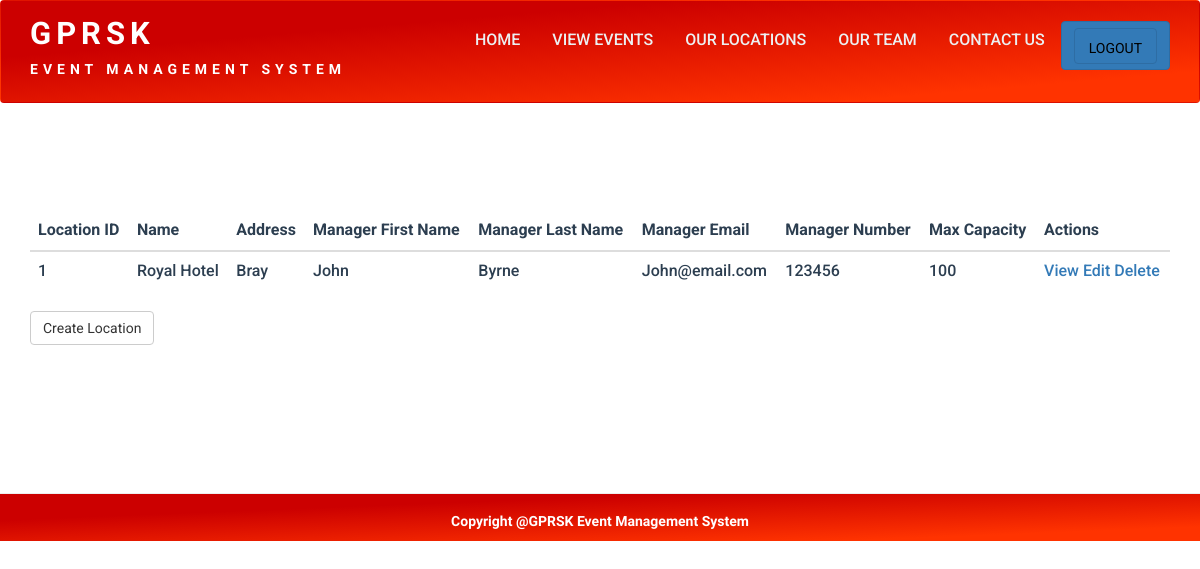
The page /viewLocations.php (signed in) on the database its author committed.
### tables this page shows
CREATE TABLE `locations` (
  `LocationID` int(11) NOT NULL,
  `Name` varchar(255) NOT NULL,
  `Address` varchar(255) NOT NULL,
  `ManagerFName` varchar(255) NOT NULL,
  `ManagerLName` varchar(255) NOT NULL,
  `ManagerEmail` varchar(255) NOT NULL,
  `ManagerNumber` int(11) NOT NULL,
  `MaxCapacity` int(11) NOT NULL
);

### classes/LocationTableGateway.php (called while the page is built, shortened)
<?php
class LocationTableGateway {
    private $connect;
    public function __construct($c) {
        $this->connect = $c;
    }
    public function getLocations() {
        $sqlQuery = "SELECT * FROM locations";
        $statement = $this->connect->prepare($sqlQuery);
        $status = $statement->execute();
        return $statement;
    }
}

### viewLocations.php (the view, shortened to what this page needs)
<?php
require_once 'classes/LocationTableGateway.php';
$connection = Connection::getInstance();
$gateway = new LocationTableGateway($connection);
$statement = $gateway->getLocations();
?>
<!DOCTYPE html>
<html>
    <head>
        <?php require 'utils/styles.php'; ?>
    </head>
    <body>
        <?php require 'utils/header.php'; ?>
        <div class = "content">
            <div class = "container" style="margin-top:9%;">
                <table class ="table table-hover">
                    <thead>
                        <tr>
                            <th>Location ID</th>
                            <th>Name</th>
                            <th>Address</th>
                            <th>Manager First Name</th>
                            <th>Manager Last Name</th>
                            <th>Manager Email</th>
                            <th>Manager Number</th>
                            <th>Max Capacity</th>
                            <th>Actions</th>
                        </tr>
                    </thead>
                    <tbody>
                        <?php
                        $row = $statement->fetch(PDO::FETCH_ASSOC);
                        while ($row) {
                            echo '<tr>';
                            echo '<td>' . $row['LocationID'] . '</td>';
                            echo '<td>' . $row['Name'] . '</td>';
                            echo '<td>' . $row['Address'] . '</td>';
                            echo '<td>' . $row['ManagerFName'] . '</td>';
                            echo '<td>' . $row['ManagerLName'] . '</td>';
                            echo '<td>' . $row['ManagerEmail'] . '</td>';
                            echo '<td>' . $row['ManagerNumber'] . '</td>';
                            echo '<td>' . $row['MaxCapacity'] . '</td>';
                            echo '<td>'
                            . '<a href="viewLocation.php?id='.$row['LocationID'].'">View</a> '
                            . '<a href="editLocationForm.php?id='.$row['LocationID'].'">Edit</a> '
                            . '<a class="delete" href="deleteLocation.php?id='.$row['LocationID'].'">Delete</a> '
                            . '</td>';
                            echo '</tr>';
                            $row = $statement->fetch(PDO::FETCH_ASSOC);
                        }
                        ?>
                    </tbody>
                </table>
                <a class="btn btn-default" href="createLocationForm.php" style="margin-bottom:7%">Create Location</a>
            </div>
        </div>
        <?php require 'utils/footer.php'; ?>
    </body>
</html>

### css/style.css (style rules this page uses)
body { overflow-x: hidden; }
.content { font-family: 'Roboto', sans-serif; color: #2C3E50; }

### css/style1.css (style rules this page uses)
html, body { margin:0; font-size: 100%; font-family: 'Lato', sans-serif; background: #fff; }
body a { text-decoration:none; transition:0.5s all; -webkit-transition:0.5s all; -moz-transition:0.5s all; -o-transition:0.5s all; -ms-transition:0.5s all; }

### css/chocolat1.css (style rules this page uses)
body { margin:0; padding:0; }

### css/easy-responsive-tabs1.css (style rules this page uses)
body { margin: 0px; padding: 0px; background: #f5f5f5; font-weight: 500; }

### rows shown on the page
locations: LocationID "1", Name "Royal Hotel", Address "Bray", ManagerFName "John", ManagerLName "Byrne", ManagerEmail "John@email.com", ManagerNumber "123456", MaxCapacity "100"
